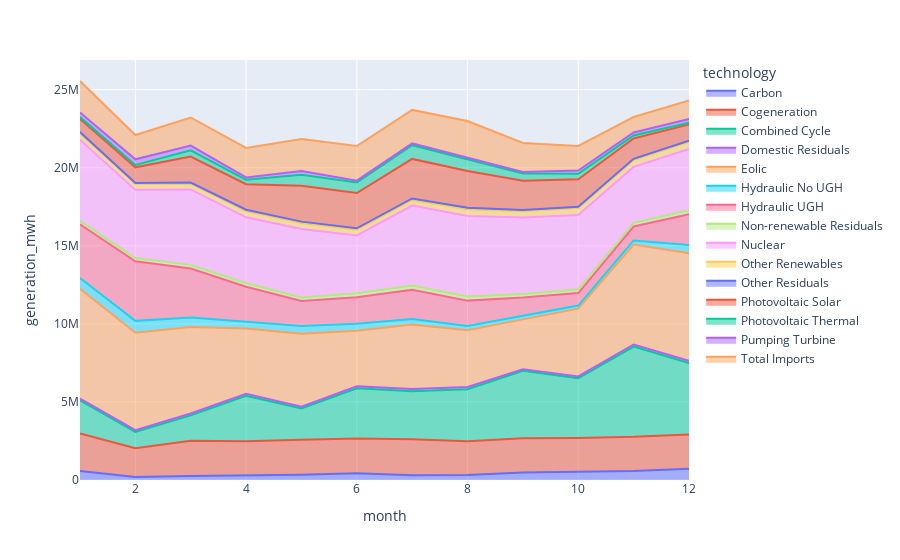

Here is the notebook cell this chart was saved with:
### Markdown cell above
#### Create an area plot

### Code cell
px.area(data_frame=dfres, x='month', y='generation_mwh', color='technology')

### Figure 1 — Plotly figure (JSON) as saved in the notebook; plotly's stock layout.template omitted (floating-point values rounded to 4 significant figures)
{"data": [{"fillpattern": {"shape": ""}, "hovertemplate": "technology=Carbon<br>month=%{x}<br>generation_mwh=%{y}<extra></extra>", "legendgroup": "Carbon", "line": {"color": "#636efa"}, "marker": {"symbol": "circle"}, "mode": "lines", "name": "Carbon", "orientation": "v", "showlegend": true, "stackgroup": "1", "type": "scatter", "x": [1, 2, 3, 4, 5, 6, 7, 8, 9, 10, 11, 12], "xaxis": "x", "y": [569900.0, 186166, 250300.0, 275500.0, 338200.0, 433800.0, 311100.0, 327400.0, 484800.0, 534700.0, 580600.0, 724400.0], "yaxis": "y"}, {"fillpattern": {"shape": ""}, "hovertemplate": "technology=Cogeneration<br>month=%{x}<br>generation_mwh=%{y}<extra></extra>", "legendgroup": "Cogeneration", "line": {"color": "#EF553B"}, "marker": {"symbol": "circle"}, "mode": "lines", "name": "Cogeneration", "orientation": "v", "showlegend": true, "stackgroup": "1", "type": "scatter", "x": [1, 2, 3, 4, 5, 6, 7, 8, 9, 10, 11, 12], "xaxis": "x", "y": [2405000.0, 1852000.0, 2259000.0, 2212000.0, 2236000.0, 2222000.0, 2305000.0, 2149075, 2191000.0, 2161000.0, 2184000.0, 2196000.0], "yaxis": "y"}, {"fillpattern": {"shape": ""}, "hovertemplate": "technology=Combined Cycle<br>month=%{x}<br>generation_mwh=%{y}<extra></extra>", "legendgroup": "Combined Cycle", "line": {"color": "#00cc96"}, "marker": {"symbol": "circle"}, "mode": "lines", "name": "Combined Cycle", "orientation": "v", "showlegend": true, "stackgroup": "1", "type": "scatter", "x": [1, 2, 3, 4, 5, 6, 7, 8, 9, 10, 11, 12], "xaxis": "x", "y": [2132000.0, 1036000.0, 1627000.0, 2901000.0, 2011000.0, 3219000.0, 3063000.0, 3339000.0, 4314000.0, 3821000.0, 5783000.0, 4572000.0], "yaxis": "y"}, {"fillpattern": {"shape": ""}, "hovertemplate": "technology=Domestic Residuals<br>month=%{x}<br>generation_mwh=%{y}<extra></extra>", "legendgroup": "Domestic Residuals", "line": {"color": "#ab63fa"}, "marker": {"symbol": "circle"}, "mode": "lines", "name": "Domestic Residuals", "orientation": "v", "showlegend": true, "stackgroup": "1", "type": "scatter", "x": [1, 2, 3, 4, 5, 6, 7, 8, 9, 10, 11, 12], "xaxis": "x", "y": [109129, 114300.0, 125800.0, 132300.0, 107400.0, 131200.0, 150100.0, 141900.0, 107800.0, 120200.0, 132200.0, 146800.0], "yaxis": "y"}, {"fillpattern": {"shape": ""}, "hovertemplate": "technology=Eolic<br>month=%{x}<br>generation_mwh=%{y}<extra></extra>", "legendgroup": "Eolic", "line": {"color": "#FFA15A"}, "marker": {"symbol": "circle"}, "mode": "lines", "name": "Eolic", "orientation": "v", "showlegend": true, "stackgroup": "1", "type": "scatter", "x": [1, 2, 3, 4, 5, 6, 7, 8, 9, 10, 11, 12], "xaxis": "x", "y": [7039018, 6241000.0, 5535000.0, 4187000.0, 4668000.0, 3548000.0, 4128000.0, 3640000.0, 3190000.0, 4339000.0, 6398000.0, 6887000.0], "yaxis": "y"}, {"fillpattern": {"shape": ""}, "hovertemplate": "technology=Hydraulic No UGH<br>month=%{x}<br>generation_mwh=%{y}<extra></extra>", "legendgroup": "Hydraulic No UGH", "line": {"color": "#19d3f3"}, "marker": {"symbol": "circle"}, "mode": "lines", "name": "Hydraulic No UGH", "orientation": "v", "showlegend": true, "stackgroup": "1", "type": "scatter", "x": [1, 2, 3, 4, 5, 6, 7, 8, 9, 10, 11, 12], "xaxis": "x", "y": [688200.0, 762889, 609500.0, 416900.0, 498600.0, 450600.0, 356000.0, 267600.0, 214600.0, 199200.0, 267500.0, 528200.0], "yaxis": "y"}, {"fillpattern": {"shape": ""}, "hovertemplate": "technology=Hydraulic UGH<br>month=%{x}<br>generation_mwh=%{y}<extra></extra>", "legendgroup": "Hydraulic UGH", "line": {"color": "#FF6692"}, "marker": {"symbol": "circle"}, "mode": "lines", "name": "Hydraulic UGH", "orientation": "v", "showlegend": true, "stackgroup": "1", "type": "scatter", "x": [1, 2, 3, 4, 5, 6, 7, 8, 9, 10, 11, 12], "xaxis": "x", "y": [3434033, 3814000.0, 3135000.0, 2257000.0, 1610000.0, 1701000.0, 1872000.0, 1624000.0, 1184000.0, 797000.0, 890800.0, 1975000.0], "yaxis": "y"}, {"fillpattern": {"shape": ""}, "hovertemplate": "technology=Non-renewable Residuals<br>month=%{x}<br>generation_mwh=%{y}<extra></extra>", "legendgroup": "Non-renewable Residuals", "line": {"color": "#B6E880"}, "marker": {"symbol": "circle"}, "mode": "lines", "name": "Non-renewable Residuals", "orientation": "v", "showlegend": true, "stackgroup": "1", "type": "scatter", "x": [1, 2, 3, 4, 5, 6, 7, 8, 9, 10, 11, 12], "xaxis": "x", "y": [230300.0, 217500.0, 238300.0, 234489, 218000.0, 249700.0, 276200.0, 270200.0, 226400.0, 241800.0, 237400.0, 245200.0], "yaxis": "y"}, {"fillpattern": {"shape": ""}, "hovertemplate": "technology=Nuclear<br>month=%{x}<br>generation_mwh=%{y}<extra></extra>", "legendgroup": "Nuclear", "line": {"color": "#FF97FF"}, "marker": {"symbol": "circle"}, "mode": "lines", "name": "Nuclear", "orientation": "v", "showlegend": true, "stackgroup": "1", "type": "scatter", "x": [1, 2, 3, 4, 5, 6, 7, 8, 9, 10, 11, 12], "xaxis": "x", "y": [5191000.0, 4358000.0, 4831000.0, 4211000.0, 4386000.0, 3711000.0, 5120000.0, 5153000.0, 4897000.0, 4755000.0, 3580000.0, 3931824], "yaxis": "y"}, {"fillpattern": {"shape": ""}, "hovertemplate": "technology=Other Renewables<br>month=%{x}<br>generation_mwh=%{y}<extra></extra>", "legendgroup": "Other Renewables", "line": {"color": "#FECB52"}, "marker": {"symbol": "circle"}, "mode": "lines", "name": "Other Renewables", "orientation": "v", "showlegend": true, "stackgroup": "1", "type": "scatter", "x": [1, 2, 3, 4, 5, 6, 7, 8, 9, 10, 11, 12], "xaxis": "x", "y": [401100.0, 373200.0, 362600.0, 396100.0, 394800.0, 362100.0, 357300.0, 423200.0, 402900.0, 443900.0, 444400.0, 449300.0], "yaxis": "y"}, {"fillpattern": {"shape": ""}, "hovertemplate": "technology=Other Residuals<br>month=%{x}<br>generation_mwh=%{y}<extra></extra>", "legendgroup": "Other Residuals", "line": {"color": "#636efa"}, "marker": {"symbol": "circle"}, "mode": "lines", "name": "Other Residuals", "orientation": "v", "showlegend": true, "stackgroup": "1", "type": "scatter", "x": [1, 2, 3, 4, 5, 6, 7, 8, 9, 10, 11, 12], "xaxis": "x", "y": [87550.0, 73760.0, 83340.0, 86320.0, 80900.0, 89920.0, 92030.0, 94340.0, 85690.0, 93810.0, 72330.0, 79790.0], "yaxis": "y"}, {"fillpattern": {"shape": ""}, "hovertemplate": "technology=Photovoltaic Solar<br>month=%{x}<br>generation_mwh=%{y}<extra></extra>", "legendgroup": "Photovoltaic Solar", "line": {"color": "#EF553B"}, "marker": {"symbol": "circle"}, "mode": "lines", "name": "Photovoltaic Solar", "orientation": "v", "showlegend": true, "stackgroup": "1", "type": "scatter", "x": [1, 2, 3, 4, 5, 6, 7, 8, 9, 10, 11, 12], "xaxis": "x", "y": [843900.0, 997700.0, 1663000.0, 1639621, 2303000.0, 2259000.0, 2534000.0, 2363000.0, 1876000.0, 1748000.0, 1303000.0, 1031000.0], "yaxis": "y"}, {"fillpattern": {"shape": ""}, "hovertemplate": "technology=Photovoltaic Thermal<br>month=%{x}<br>generation_mwh=%{y}<extra></extra>", "legendgroup": "Photovoltaic Thermal", "line": {"color": "#00cc96"}, "marker": {"symbol": "circle"}, "mode": "lines", "name": "Photovoltaic Thermal", "orientation": "v", "showlegend": true, "stackgroup": "1", "type": "scatter", "x": [1, 2, 3, 4, 5, 6, 7, 8, 9, 10, 11, 12], "xaxis": "x", "y": [111900.0, 154600.0, 400900.0, 277200.0, 693300.0, 685200.0, 880800.0, 721100.0, 453500.0, 356200.0, 190083, 117400.0], "yaxis": "y"}, {"fillpattern": {"shape": ""}, "hovertemplate": "technology=Pumping Turbine<br>month=%{x}<br>generation_mwh=%{y}<extra></extra>", "legendgroup": "Pumping Turbine", "line": {"color": "#ab63fa"}, "marker": {"symbol": "circle"}, "mode": "lines", "name": "Pumping Turbine", "orientation": "v", "showlegend": true, "stackgroup": "1", "type": "scatter", "x": [1, 2, 3, 4, 5, 6, 7, 8, 9, 10, 11, 12], "xaxis": "x", "y": [293700.0, 357700.0, 302400.0, 155800.0, 241400.0, 107000.0, 112000.0, 156500.0, 106930, 210600.0, 192400.0, 239000.0], "yaxis": "y"}, {"fillpattern": {"shape": ""}, "hovertemplate": "technology=Total Imports<br>month=%{x}<br>generation_mwh=%{y}<extra></extra>", "legendgroup": "Total Imports", "line": {"color": "#FFA15A"}, "marker": {"symbol": "circle"}, "mode": "lines", "name": "Total Imports", "orientation": "v", "showlegend": true, "stackgroup": "1", "type": "scatter", "x": [1, 2, 3, 4, 5, 6, 7, 8, 9, 10, 11, 12], "xaxis": "x", "y": [2019000.0, 1555000.0, 1797000.0, 1886000.0, 2062000.0, 2218000.0, 2145289, 2318000.0, 1855000.0, 1573000.0, 995200.0, 1180000.0], "yaxis": "y"}], "layout": {"autosize": true, "legend": {"title": {"text": "technology"}, "tracegroupgap": 0}, "margin": {"t": 60}, "xaxis": {"anchor": "y", "autorange": true, "domain": [0, 1], "range": [1, 12], "title": {"text": "month"}, "type": "linear"}, "yaxis": {"anchor": "x", "autorange": true, "domain": [0, 1], "range": [0, 26900000.0], "title": {"text": "generation_mwh"}, "type": "linear"}}}
